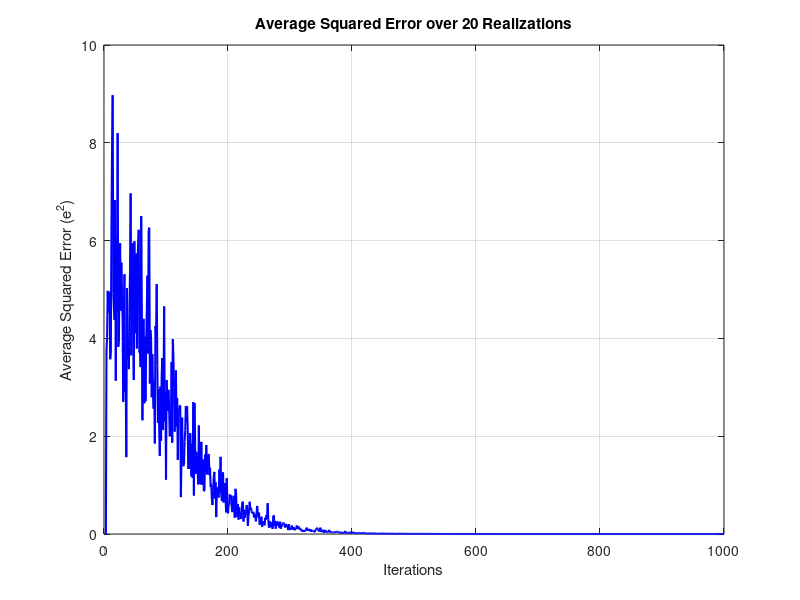

MATLAB code to generate this figure:

N = 1000; % Samples/deigmata
L = 4; % 4 coefficients/4 sidelestes
mu = 0.01; % Step size
num_realizations = 20; % 20 different inputs/20 ilopoihseis


all_squared_errors = zeros(num_realizations, N);

% Lms implementation/ilopoihsh lms
for realization = 1:num_realizations
    % New Input signal each time for 20 times/Neo sima eisodou 20 fores
    x = randn(1, N); 

    % Smooth Variation/Omalh metavolh
    b_smooth = 1 ./ (1 + exp(-0.02 * (1:N))); % b(n) 
    h_smooth = zeros(L, N);
    for n = 1:N
        h_smooth(:, n) = b_smooth(n) * [1; -0.4; -4; 0.5]; 
    end

    %  d(n)
    d_smooth = zeros(1, N);
    for n = L:N
        d_smooth(n) = h_smooth(:, n)' * flip(x(n-L+1:n))'; 
    end

   
    w = zeros(1, L); 
    squared_error = zeros(1, N); 
    for n = L:N
        X = x(n:-1:n-L+1); 
        y = w * X'; % filter output/eksodos filtrou
        e = d_smooth(n) - y; % Error of filter output signal compared to the desired signal/sfalma eksodou
        w = w + mu * e * X; % New filter coefficients/Enimerosi sideleston me kathe epanalipsi
        squared_error(n) = e^2; 
    end

    
    all_squared_errors(realization, :) = squared_error;
end

% Average squared error/mesos oros sfalmatos
avg_squared_error = mean(all_squared_errors, 1);


figure;
plot(1:N, avg_squared_error, 'b', 'LineWidth', 1.5);
title('Average Squared Error over 20 Realizations');
xlabel('Iterations');
ylabel('Average Squared Error (e^2)');
grid on;
